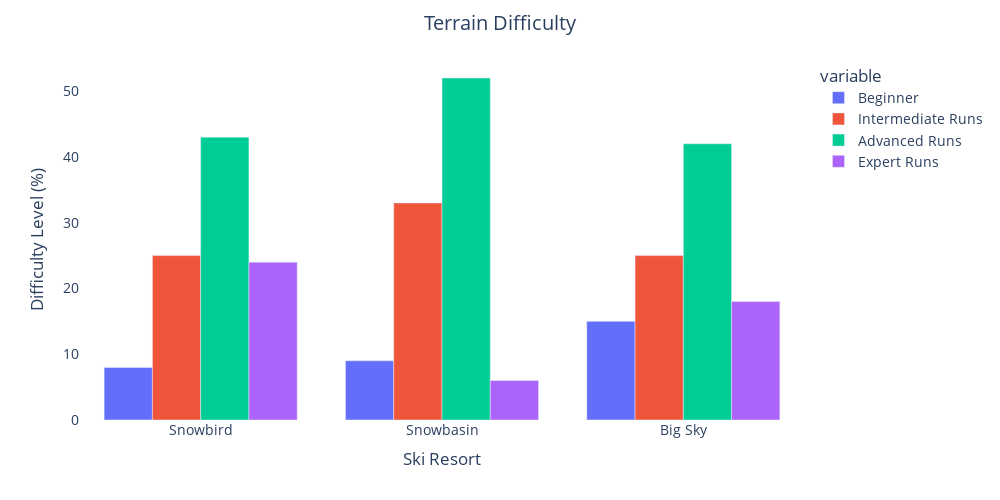

The notebook cell saved with this chart:
### Code cell
#using plotly to plot the top featurescolor=
fig = px.bar(r_df, x="ski_resort", y=["beginner_runs", "intermediate_runs", "advanced_runs", "expert_runs"],
            width=1000, height=500)
fig.update_layout(title_text='Terrain Difficulty',
                  title_x=0.5,
                  xaxis_title="Ski Resort",
                  yaxis_title="Difficulty Level (%)",
                 plot_bgcolor='white',
                 font=dict(size=14),
                 barmode='group')

newnames = {"beginner_runs":'Beginner', "intermediate_runs": 'Intermediate Runs',
           "advanced_runs":'Advanced Runs', "expert_runs": 'Expert Runs',}
fig.for_each_trace(lambda t: t.update(name = newnames[t.name],
                                      legendgroup = newnames[t.name],
                                       hovertemplate = t.hovertemplate.replace(t.name, newnames[t.name])
                                      )
                   )

fig.update_traces(textposition='outside')               
              
fig.show()

### Figure 1 — Plotly figure (JSON) as saved in the notebook; plotly's stock layout.template omitted (floating-point values rounded to 4 significant figures)
{"data": [{"alignmentgroup": "True", "hovertemplate": "variable=Beginner<br>ski_resort=%{x}<br>value=%{y}<extra></extra>", "legendgroup": "Beginner", "marker": {"color": "#636efa"}, "name": "Beginner", "offsetgroup": "beginner_runs", "orientation": "v", "showlegend": true, "textposition": "outside", "type": "bar", "x": ["Snowbird", "Snowbasin", "Big Sky"], "xaxis": "x", "y": [8, 9, 15], "yaxis": "y"}, {"alignmentgroup": "True", "hovertemplate": "variable=Intermediate Runs<br>ski_resort=%{x}<br>value=%{y}<extra></extra>", "legendgroup": "Intermediate Runs", "marker": {"color": "#EF553B"}, "name": "Intermediate Runs", "offsetgroup": "intermediate_runs", "orientation": "v", "showlegend": true, "textposition": "outside", "type": "bar", "x": ["Snowbird", "Snowbasin", "Big Sky"], "xaxis": "x", "y": [25, 33, 25], "yaxis": "y"}, {"alignmentgroup": "True", "hovertemplate": "variable=Advanced Runs<br>ski_resort=%{x}<br>value=%{y}<extra></extra>", "legendgroup": "Advanced Runs", "marker": {"color": "#00cc96"}, "name": "Advanced Runs", "offsetgroup": "advanced_runs", "orientation": "v", "showlegend": true, "textposition": "outside", "type": "bar", "x": ["Snowbird", "Snowbasin", "Big Sky"], "xaxis": "x", "y": [43, 52, 42], "yaxis": "y"}, {"alignmentgroup": "True", "hovertemplate": "variable=Expert Runs<br>ski_resort=%{x}<br>value=%{y}<extra></extra>", "legendgroup": "Expert Runs", "marker": {"color": "#ab63fa"}, "name": "Expert Runs", "offsetgroup": "expert_runs", "orientation": "v", "showlegend": true, "textposition": "outside", "type": "bar", "x": ["Snowbird", "Snowbasin", "Big Sky"], "xaxis": "x", "y": [24, 6, 18], "yaxis": "y"}], "layout": {"barmode": "group", "font": {"size": 14}, "height": 500, "legend": {"title": {"text": "variable"}, "tracegroupgap": 0}, "margin": {"t": 60}, "plot_bgcolor": "white", "title": {"text": "Terrain Difficulty", "x": 0.5}, "width": 1000, "xaxis": {"anchor": "y", "domain": [0, 1], "title": {"text": "Ski Resort"}}, "yaxis": {"anchor": "x", "domain": [0, 1], "title": {"text": "Difficulty Level (%)"}}}}
